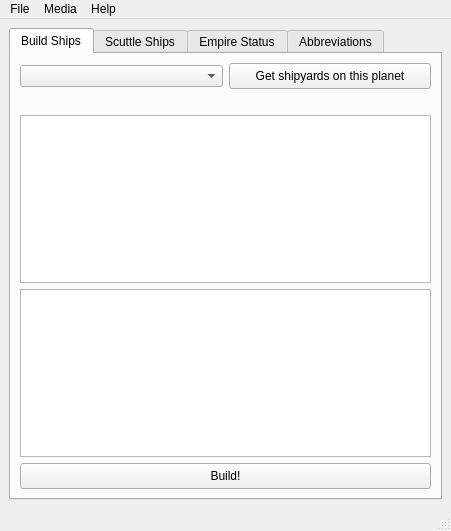
<?xml version="1.0" encoding="UTF-8"?>
<ui version="4.0">
 <class>MainWindow</class>
 <widget class="QMainWindow" name="MainWindow">
  <property name="geometry">
   <rect>
    <x>0</x>
    <y>0</y>
    <width>451</width>
    <height>531</height>
   </rect>
  </property>
  <property name="sizePolicy">
   <sizepolicy hsizetype="MinimumExpanding" vsizetype="Preferred">
    <horstretch>0</horstretch>
    <verstretch>0</verstretch>
   </sizepolicy>
  </property>
  <property name="focusPolicy">
   <enum>Qt::TabFocus</enum>
  </property>
  <property name="windowTitle">
   <string>MainWindow</string>
  </property>
  <property name="styleSheet">
   <string notr="true">QPushButton {
   padding: 5px;
}
QPushButton:focus {
    /* border: 1px dotted black; */
}</string>
  </property>
  <widget class="QWidget" name="centralwidget">
   <layout class="QVBoxLayout" name="verticalLayout_8">
    <item>
     <layout class="QVBoxLayout" name="verticalLayout">
      <item>
       <widget class="QTabWidget" name="tabWidget">
        <property name="focusPolicy">
         <enum>Qt::ClickFocus</enum>
        </property>
        <property name="currentIndex">
         <number>0</number>
        </property>
        <widget class="QWidget" name="tab_build_ships">
         <attribute name="title">
          <string>Build Ships</string>
         </attribute>
         <layout class="QVBoxLayout" name="verticalLayout_10">
          <item>
           <layout class="QVBoxLayout" name="verticalLayout_9">
            <item>
             <layout class="QHBoxLayout" name="horizontalLayout_2">
              <item>
               <widget class="QComboBox" name="cmb_planets_build"/>
              </item>
              <item>
               <widget class="QPushButton" name="btn_get_shipyards_build">
                <property name="text">
                 <string>Get shipyards on this planet</string>
                </property>
               </widget>
              </item>
             </layout>
            </item>
            <item>
             <widget class="QLabel" name="lbl_build_ports_available">
              <property name="text">
               <string/>
              </property>
             </widget>
            </item>
            <item>
             <widget class="QTableWidget" name="tbl_shipyards_build">
              <property name="alternatingRowColors">
               <bool>true</bool>
              </property>
              <property name="sortingEnabled">
               <bool>true</bool>
              </property>
              <property name="columnCount">
               <number>0</number>
              </property>
             </widget>
            </item>
            <item>
             <widget class="QTableWidget" name="tbl_ships_build"/>
            </item>
            <item>
             <widget class="QPushButton" name="btn_build_ships">
              <property name="text">
               <string>Build!</string>
              </property>
             </widget>
            </item>
           </layout>
          </item>
         </layout>
        </widget>
        <widget class="QWidget" name="tab_scuttle_ships">
         <attribute name="title">
          <string>Scuttle Ships</string>
         </attribute>
         <layout class="QVBoxLayout" name="verticalLayout_6">
          <item>
           <layout class="QVBoxLayout" name="verticalLayout_4">
            <item>
             <layout class="QHBoxLayout" name="horizontalLayout">
              <item>
               <widget class="QComboBox" name="cmb_planets_scuttle">
                <property name="sizePolicy">
                 <sizepolicy hsizetype="MinimumExpanding" vsizetype="Fixed">
                  <horstretch>0</horstretch>
                  <verstretch>0</verstretch>
                 </sizepolicy>
                </property>
               </widget>
              </item>
              <item>
               <widget class="QPushButton" name="btn_get_ships_scuttle">
                <property name="text">
                 <string>Get ships on this planet</string>
                </property>
               </widget>
              </item>
             </layout>
            </item>
            <item>
             <widget class="QTableWidget" name="tbl_ships_scuttle">
              <property name="alternatingRowColors">
               <bool>true</bool>
              </property>
              <property name="sortingEnabled">
               <bool>false</bool>
              </property>
              <property name="columnCount">
               <number>5</number>
              </property>
              <column/>
              <column/>
              <column/>
              <column/>
              <column/>
             </widget>
            </item>
           </layout>
          </item>
         </layout>
        </widget>
        <widget class="QWidget" name="tab_status">
         <attribute name="title">
          <string>Empire Status</string>
         </attribute>
         <layout class="QVBoxLayout" name="verticalLayout_7">
          <item>
           <layout class="QVBoxLayout" name="verticalLayout_3">
            <item>
             <widget class="QPushButton" name="btn_get_empire_status">
              <property name="sizePolicy">
               <sizepolicy hsizetype="Minimum" vsizetype="Maximum">
                <horstretch>0</horstretch>
                <verstretch>0</verstretch>
               </sizepolicy>
              </property>
              <property name="text">
               <string>Get Empire Status</string>
              </property>
             </widget>
            </item>
            <item>
             <widget class="QPlainTextEdit" name="txt_empire_status">
              <property name="focusPolicy">
               <enum>Qt::ClickFocus</enum>
              </property>
              <property name="tabChangesFocus">
               <bool>false</bool>
              </property>
             </widget>
            </item>
           </layout>
          </item>
         </layout>
        </widget>
        <widget class="QWidget" name="tab_abbrv">
         <attribute name="title">
          <string>Abbreviations</string>
         </attribute>
         <layout class="QVBoxLayout" name="verticalLayout_5">
          <item>
           <layout class="QVBoxLayout" name="verticalLayout_2">
            <item>
             <widget class="QTableWidget" name="tbl_abbrv">
              <property name="sizePolicy">
               <sizepolicy hsizetype="Expanding" vsizetype="Expanding">
                <horstretch>0</horstretch>
                <verstretch>0</verstretch>
               </sizepolicy>
              </property>
              <property name="alternatingRowColors">
               <bool>true</bool>
              </property>
              <property name="sortingEnabled">
               <bool>true</bool>
              </property>
              <property name="columnCount">
               <number>2</number>
              </property>
              <column/>
              <column/>
             </widget>
            </item>
           </layout>
          </item>
         </layout>
        </widget>
       </widget>
      </item>
     </layout>
    </item>
   </layout>
  </widget>
  <widget class="QMenuBar" name="menubar">
   <property name="geometry">
    <rect>
     <x>0</x>
     <y>0</y>
     <width>451</width>
     <height>25</height>
    </rect>
   </property>
   <property name="mouseTracking">
    <bool>true</bool>
   </property>
   <property name="acceptDrops">
    <bool>false</bool>
   </property>
   <widget class="QMenu" name="menuFile">
    <property name="mouseTracking">
     <bool>true</bool>
    </property>
    <property name="acceptDrops">
     <bool>true</bool>
    </property>
    <property name="title">
     <string>File</string>
    </property>
    <addaction name="actionQuit"/>
    <addaction name="separator"/>
    <addaction name="actionChose_Config_File"/>
    <addaction name="actionChose_Config_Section"/>
    <addaction name="actionConfig_File_Status"/>
    <addaction name="separator"/>
    <addaction name="actionLog_In"/>
    <addaction name="actionLog_Out"/>
    <addaction name="separator"/>
    <addaction name="actionTest"/>
   </widget>
   <widget class="QMenu" name="menuHelp">
    <property name="title">
     <string>Help</string>
    </property>
    <addaction name="actionAbout"/>
    <addaction name="actionClear_All_Caches"/>
   </widget>
   <widget class="QMenu" name="menuMedia">
    <property name="title">
     <string>Media</string>
    </property>
    <addaction name="actionMute"/>
    <addaction name="actionUnmute"/>
   </widget>
   <addaction name="menuFile"/>
   <addaction name="menuMedia"/>
   <addaction name="menuHelp"/>
  </widget>
  <widget class="QStatusBar" name="statusbar">
   <property name="cursor">
    <cursorShape>ArrowCursor</cursorShape>
   </property>
   <property name="toolTip">
    <string>status tt</string>
   </property>
   <property name="statusTip">
    <string>status st</string>
   </property>
   <property name="whatsThis">
    <string/>
   </property>
   <property name="sizeGripEnabled">
    <bool>true</bool>
   </property>
  </widget>
  <action name="actionQuit">
   <property name="text">
    <string>Quit</string>
   </property>
  </action>
  <action name="actionChose_Config_File">
   <property name="text">
    <string>Chose Config File</string>
   </property>
   <property name="statusTip">
    <string>Select a non-default config file</string>
   </property>
  </action>
  <action name="actionChose_Config_Section">
   <property name="text">
    <string>Chose Config Section</string>
   </property>
   <property name="statusTip">
    <string>Log in using a different account</string>
   </property>
  </action>
  <action name="actionTest">
   <property name="text">
    <string>Test</string>
   </property>
   <property name="statusTip">
    <string>Whoops.  I should have removed this.</string>
   </property>
  </action>
  <action name="actionLog_In">
   <property name="text">
    <string>Log In</string>
   </property>
  </action>
  <action name="actionConfig_File_Status">
   <property name="text">
    <string>Connection Status</string>
   </property>
   <property name="statusTip">
    <string/>
   </property>
  </action>
  <action name="actionAbout">
   <property name="text">
    <string>About</string>
   </property>
   <property name="statusTip">
    <string>App details and version information</string>
   </property>
  </action>
  <action name="actionLog_Out">
   <property name="text">
    <string>Log Out</string>
   </property>
  </action>
  <action name="actionClear_All_Caches">
   <property name="text">
    <string>Clear All Caches</string>
   </property>
   <property name="toolTip">
    <string>Click if you're getting old data.</string>
   </property>
   <property name="statusTip">
    <string>Click if you're getting old data.</string>
   </property>
  </action>
  <action name="actionMute">
   <property name="text">
    <string>Mute</string>
   </property>
  </action>
  <action name="actionUnmute">
   <property name="text">
    <string>Unmute</string>
   </property>
  </action>
 </widget>
 <tabstops>
  <tabstop>btn_get_empire_status</tabstop>
 </tabstops>
 <resources/>
 <connections>
  <connection>
   <sender>actionQuit</sender>
   <signal>activated()</signal>
   <receiver>MainWindow</receiver>
   <slot>close()</slot>
   <hints>
    <hint type="sourcelabel">
     <x>-1</x>
     <y>-1</y>
    </hint>
    <hint type="destinationlabel">
     <x>225</x>
     <y>263</y>
    </hint>
   </hints>
  </connection>
  <connection>
   <sender>MainWindow</sender>
   <signal>destroyed()</signal>
   <receiver>MainWindow</receiver>
   <slot>close()</slot>
   <hints>
    <hint type="sourcelabel">
     <x>225</x>
     <y>265</y>
    </hint>
    <hint type="destinationlabel">
     <x>225</x>
     <y>265</y>
    </hint>
   </hints>
  </connection>
 </connections>
</ui>
